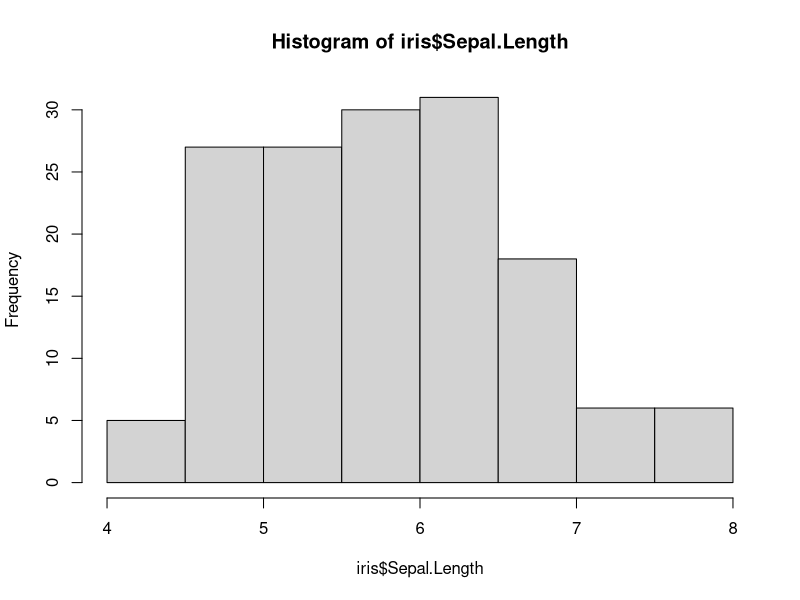
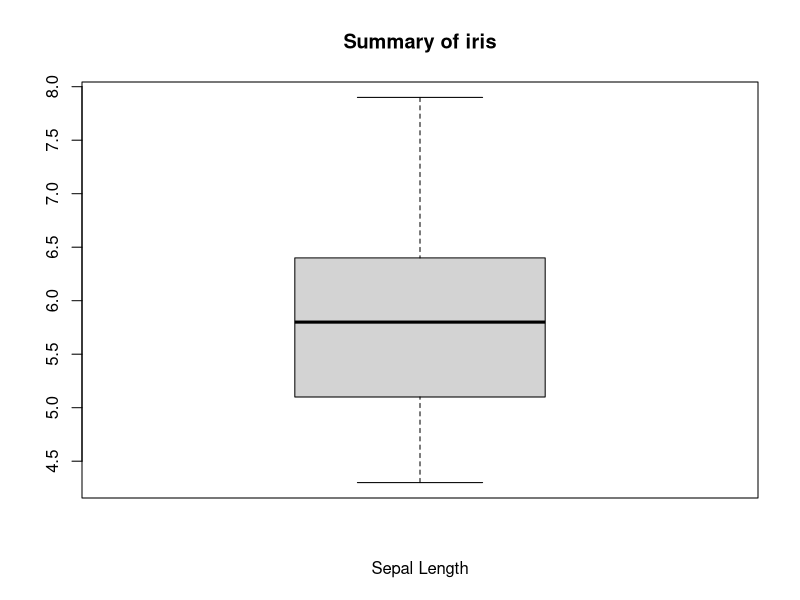
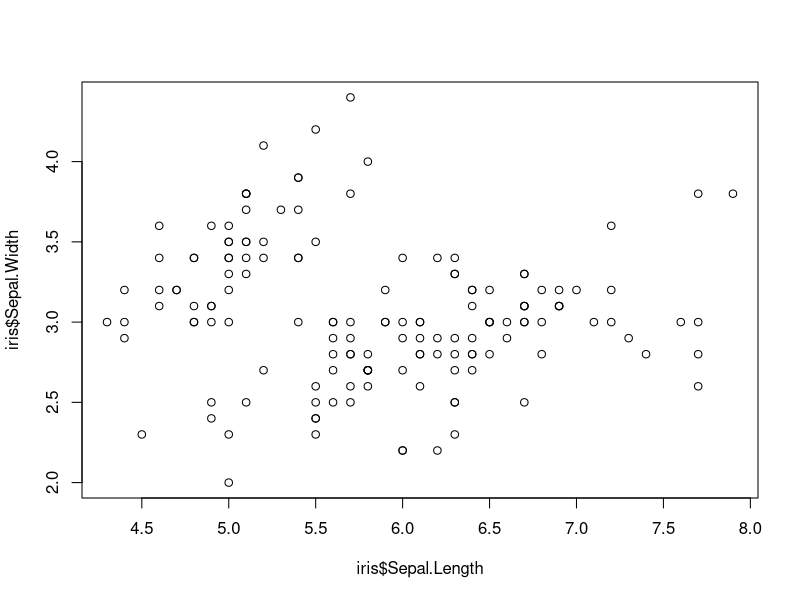
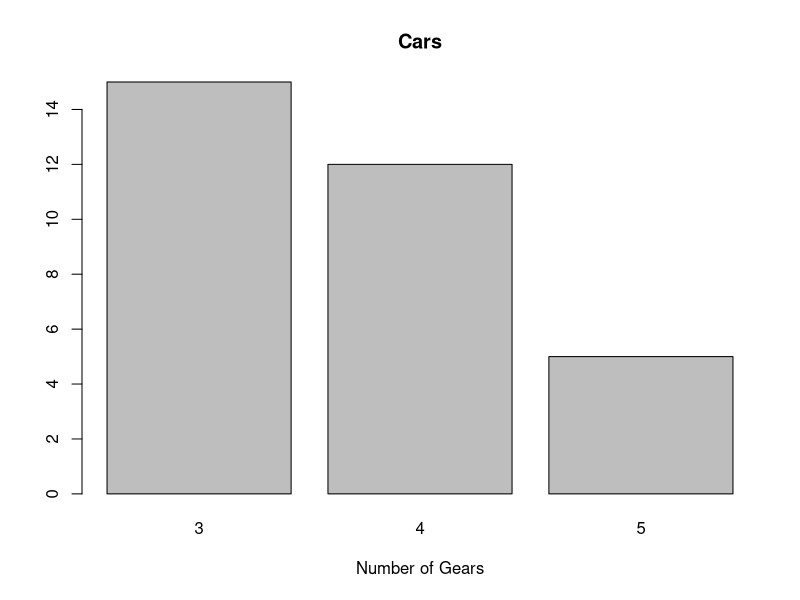
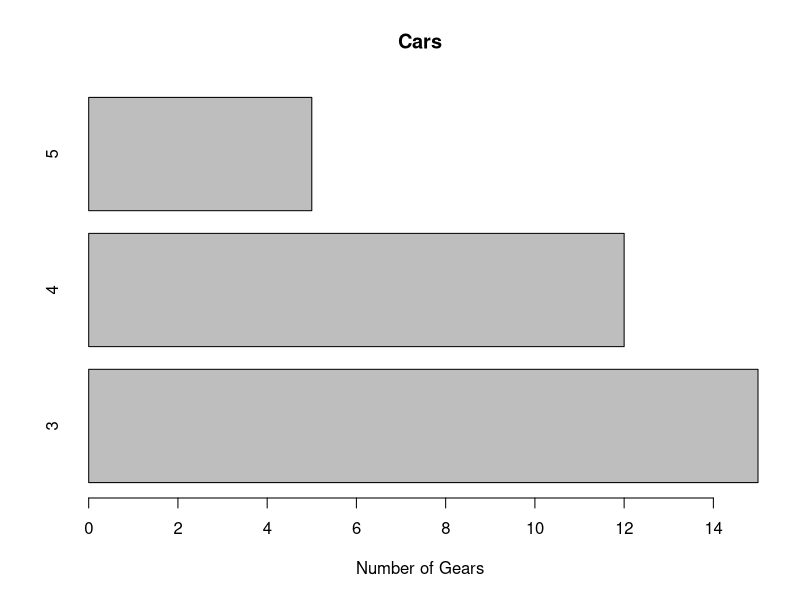
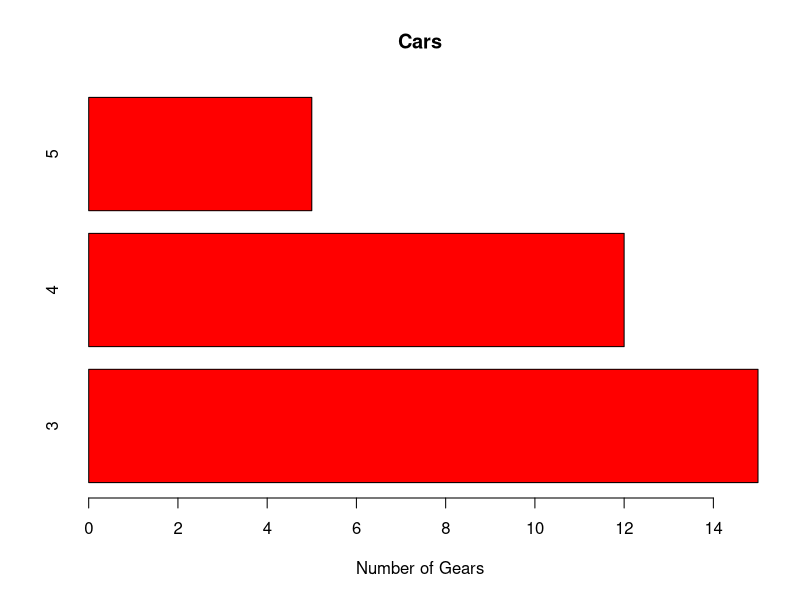
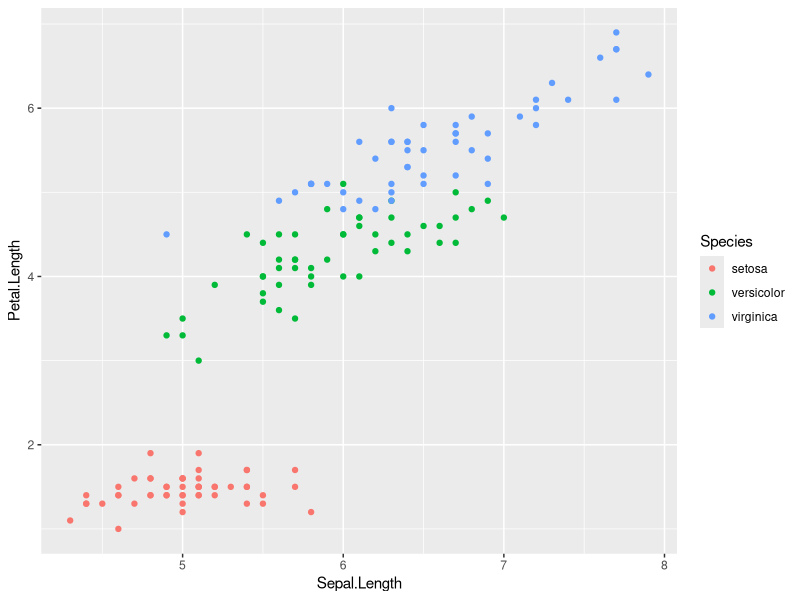
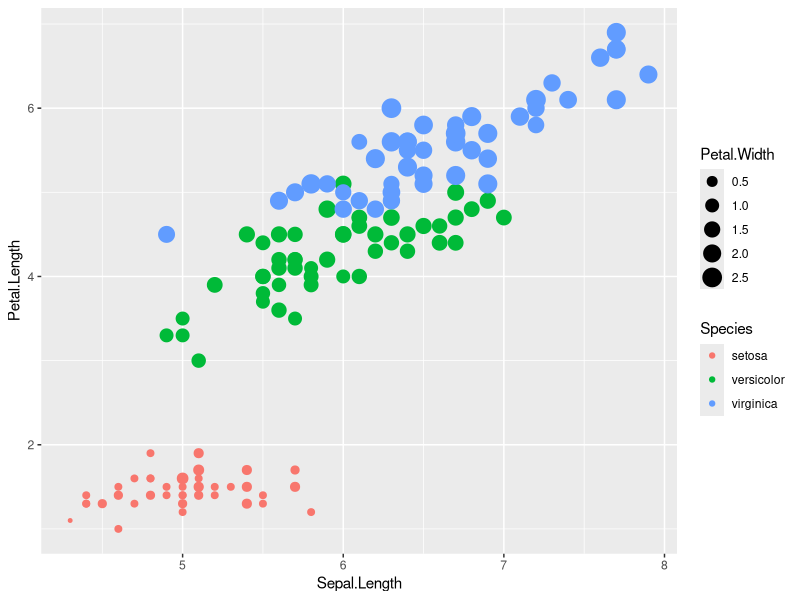

Write the R code that produced these figures, in order.
###############################################################
#################### EDA ####################
##### (1)Can explore the distribution of 1 variable 
#### (2) Can explore the relationship between 2 variables 

data(iris)
names(iris)
summary(iris)

##examine data distribution of a quantitative variable

hist(iris$Sepal.Length) # distribution of a varaibles

boxplot(iris$Sepal.Length,main="Summary of iris",xlab="Sepal Length")
#viz of descreptive statstics 

#relation bw 2 quantitative variables
plot(iris$Sepal.Length,iris$Sepal.Width)

#PLOTTING CATEGORICAL or COUNT VARIABLES

data(mtcars)
names(mtcars)
str(mtcars)
counts <- table(mtcars$gear)
counts
barplot(counts, main="Cars", xlab="Number of Gears")

barplot(counts, main="Cars", xlab="Number of Gears",horiz=TRUE)

barplot(counts, main="Cars", xlab="Number of Gears",horiz=TRUE,col="red")


## Improved data viz

library(ggplot2)

# relation bw Sepal length and width of 3 different species
qplot(Sepal.Length, Petal.Length, data = iris,color = Species)

# We see that Iris setosa flowers have the narrowest petals.
qplot(Sepal.Length, Petal.Length, data = iris, color = Species, size = Petal.Width)

##Add labels to the plot

qplot(Sepal.Length, Petal.Length, data = iris, color = Species,
      xlab = "Sepal Length", ylab = "Petal Length",
      main = "Sepal vs. Petal Length in Iris data")

qplot(Sepal.Length, Petal.Length, data = iris, geom = "line", color = Species) #line plot

########################GGPLOT#####################

##use ggplot for viz
#Format: ggplot(data = , aes(x =, y =, ...)) + geom_xxx()
#aes-> we specify x,y 
#geom-> Plot type: wether its a histogram, boxplot
ggplot(data = iris, aes(Sepal.Length, Sepal.Width)) + geom_point()

#distinguish between species using colour scheme
ggplot(data = iris, aes(Sepal.Length, Sepal.Width)) + geom_point(aes(colour = (Species)))
#or
ggplot(iris, aes(x = Sepal.Length, y = Sepal.Width, shape = Species)) + geom_point()

## (1) we can only specify colour and shapes on factor variables
##(2)  Factors:numbers representing categorical values
##(3)function "factor" turns any number into a qualitative representation

str(mtcars)

#use mtcars as a factor in visualization
ggplot(mtcars, aes(x = mpg, y = wt, colour = factor(gear))) + geom_point()

#histogram
ggplot(iris, aes(x = Sepal.Length)) + geom_histogram()

ggplot(iris, aes(x = Sepal.Length, fill = Species)) + geom_histogram()

#boxplot
ggplot(iris, aes(x = Species, y = Sepal.Length)) +geom_boxplot()

#visualize relationship bw the different variables for the 3 species
ggplot(data = iris, aes(Sepal.Length, Sepal.Width, colour = Species)) + geom_point() + facet_grid(. ~ Species) + geom_smooth(method = "lm")


